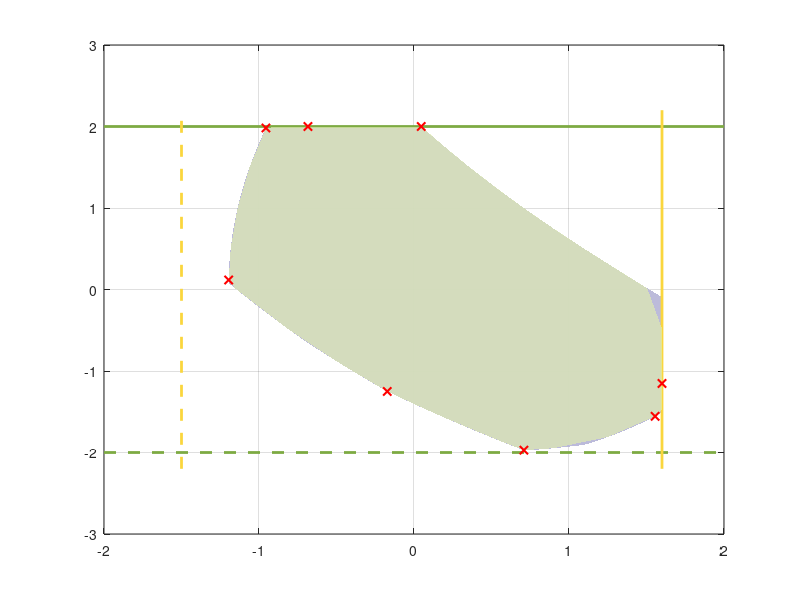

Write the MATLAB code that produced this figure. (Note: this script raises an error after producing the figure.)
fig=figure; box on; grid on; hold all; set(fig, 'Position', [100, 100, 650, 550])


%% exact plot
load("AC_mesh.mat")
Points_exact = sortedPoints;
lightbl = [181, 180, 214]/255;
h1 = fill(Points_exact(:,1), Points_exact(:,2), lightbl);
set(h1, 'facealpha', 0.9, 'EdgeColor', 'none');

%% sample points
% power range
deepgreen = [125, 170, 66]/255;
deepyellow = [250, 214, 61]/255;
x1 = [-2,2];
y_upper = [2 2];
y_lower = [-2 -2];
y1 = [-2.2,2.2];
x_lower = [-1.5 -1.5];
x_upper = [1.6 1.6];
plot(x1,y_upper, 'LineStyle','-','Color',deepgreen,'LineWidth',2);
plot(x1,y_lower, 'LineStyle','--','Color',deepgreen,'LineWidth',2);
plot(x_upper,y1, 'LineStyle','-','Color',deepyellow,'LineWidth',2);
plot(x_lower,y1, 'LineStyle','--','Color',deepyellow,'LineWidth',2);
% fill 
load('mesh_R7.mat');
Points_exact = sortedPoints;
lightgreen = [222, 235, 176]/255;
h2 = fill(Points_exact(:,1), Points_exact(:,2), lightgreen);
set(h2, 'facealpha', 0.7, 'EdgeColor', 'none');

% initial points
load('initial_mesh.mat')
Points_exact = Points;
h3 = plot(Points_exact(:,1),Points_exact(:,2),'rx', 'LineWidth',1.5);

% threshold =0.5
load('mesh_R7.mat')
Points = sortedPoints;
A_str = join(string(Points), ",");
B_str = join(string(Points_exact), ",");
[C_str, ia] = setdiff(A_str, B_str, 'rows');
Points =  str2double(split(C_str, ","));
green = [123, 200, 91]/255;
h4 = scatter(Points(:,1), Points(:,2), 25, 'filled',...
    'MarkerEdgeColor', 'k', 'MarkerFaceColor', green,'MarkerEdgeColor', 'none');

%% explaination 


xlim([-2 2]);
ylim([-2.2 2.2]);
set(gca, 'FontSize', 14,'FontName', 'Times New Roman');
x_label = xlabel('$p^{\mathrm{pcc}}$/(p.u.)'); % 修正了大括号
set(x_label, 'Interpreter', 'latex', 'FontSize', 20, 'FontName', 'Times New Roman');

y_label = ylabel('$q^{\mathrm{pcc}}$/(p.u.)'); % 修正了大括号
set(y_label, 'Interpreter', 'latex', 'FontSize', 20, 'FontName', 'Times New Roman');

legend([h3, h4, h2, h1], {'Initial Points', 'Sampled Points','Filled Region','Exact AF'}, 'Interpreter', 'latex', 'FontName', 'Times New Roman','FontSize',12);
%% store the output
% exportgraphics(gca, 'legendOnly.pdf', 'ContentType', 'vector');
% 导出到pdf
% set(gcf,'Units','Inches');
% pos = get(gcf,'Position');
% set(gcf,'PaperPositionMode','Auto','PaperUnits','Inches','PaperSize',[pos(3), pos(4)])
% filename = 'adap_rad05'; % 设定导出文件名
% print(gcf,filename,'-dpdf','-r0')
% close(gcf)
